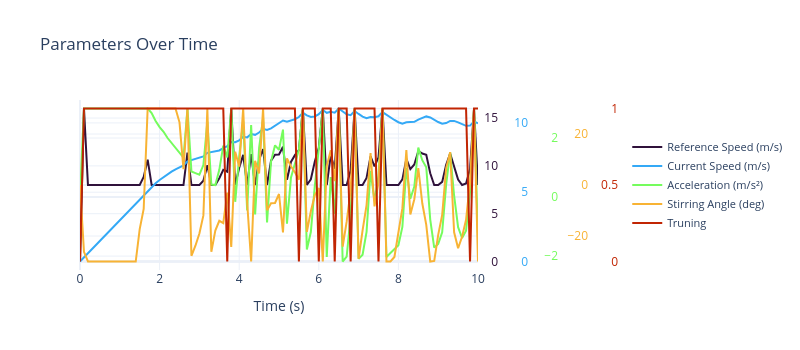
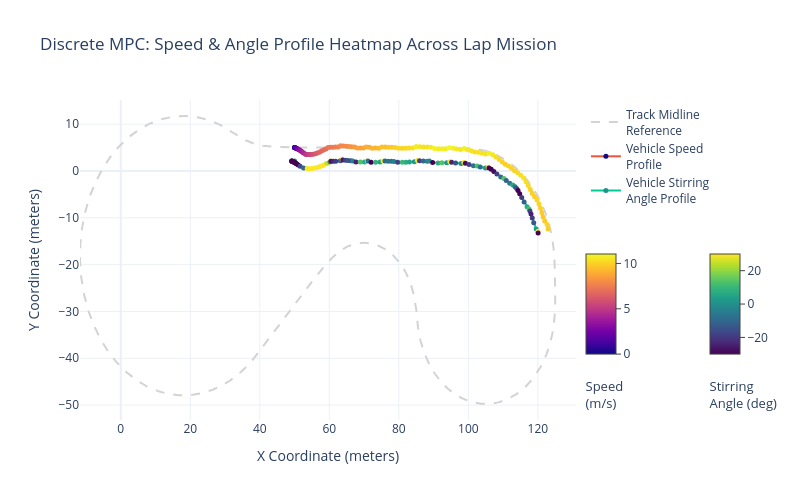

The notebook cell saved with these charts, in order:
### Code cell
ySeries=[v_ref_history, v_history, acc_history, delta_history, turning]
xSeries=[t_history for i in range(len(ySeries))]
names = ['Reference Speed (m/s)', 'Current Speed (m/s)',
         'Acceleration (m/s²)', 'Stirring Angle (deg)', 'Truning']
PlotSeriesPLY(xSeries,ySeries,names,xLabel='Time (s)',title='Parameters Over Time')
data = [x_mid, y_mid, x_history,y_history, t_history, delta_history, psi_history, v_history]
PlotMPCTracksPLY(data,width=800,height=500)

### Figure 1 — Plotly figure (JSON) as saved in the notebook; plotly's stock layout.template omitted (floating-point values rounded to 4 significant figures)
{"data": [{"line": {"color": "rgb(48, 18, 59)"}, "mode": "lines", "name": "Reference Speed (m/s)", "text": ["Reference Speed (m/s): 0.00 ", "Reference Speed (m/s): 16.00 ", "Reference Speed (m/s): 8.00 ", "Reference Speed (m/s): 8.00 ", "Reference Speed (m/s): 8.00 ", "Reference Speed (m/s): 8.00 ", "Reference Speed (m/s): 8.00 ", "Reference Speed (m/s): 8.00 ", "Reference Speed (m/s): 8.00 ", "Reference Speed (m/s): 8.00 ", "Reference Speed (m/s): 8.00 ", "Reference Speed (m/s): 8.00 ", "Reference Speed (m/s): 8.00 ", "Reference Speed (m/s): 8.00 ", "Reference Speed (m/s): 8.00 ", "Reference Speed (m/s): 8.00 ", "Reference Speed (m/s): 8.85 ", "Reference Speed (m/s): 10.65 ", "Reference Speed (m/s): 8.00 ", "Reference Speed (m/s): 8.00 ", "Reference Speed (m/s): 8.00 ", "Reference Speed (m/s): 8.00 ", "Reference Speed (m/s): 8.00 ", "Reference Speed (m/s): 8.00 ", "Reference Speed (m/s): 8.00 ", "Reference Speed (m/s): 8.00 ", "Reference Speed (m/s): 8.00 ", "Reference Speed (m/s): 11.38 ", "Reference Speed (m/s): 8.00 ", "Reference Speed (m/s): 8.00 ", "Reference Speed (m/s): 8.00 ", "Reference Speed (m/s): 8.45 ", "Reference Speed (m/s): 10.08 ", "Reference Speed (m/s): 8.00 ", "Reference Speed (m/s): 8.00 ", "Reference Speed (m/s): 8.71 ", "Reference Speed (m/s): 9.59 ", "Reference Speed (m/s): 9.39 ", "Reference Speed (m/s): 16.00 ", "Reference Speed (m/s): 8.00 ", "Reference Speed (m/s): 9.81 ", "Reference Speed (m/s): 11.15 ", "Reference Speed (m/s): 8.00 ", "Reference Speed (m/s): 11.22 ", "Reference Speed (m/s): 8.00 ", "Reference Speed (m/s): 10.63 ", "Reference Speed (m/s): 11.77 ", "Reference Speed (m/s): 8.00 ", "Reference Speed (m/s): 10.54 ", "Reference Speed (m/s): 11.16 ", "Reference Speed (m/s): 11.19 ", "Reference Speed (m/s): 11.99 ", "Reference Speed (m/s): 8.55 ", "Reference Speed (m/s): 10.41 ", "Reference Speed (m/s): 11.12 ", "Reference Speed (m/s): 11.65 ", "Reference Speed (m/s): 16.00 ", "Reference Speed (m/s): 8.00 ", "Reference Speed (m/s): 8.60 ", "Reference Speed (m/s): 10.45 ", "Reference Speed (m/s): 11.89 ", "Reference Speed (m/s): 16.00 ", "Reference Speed (m/s): 8.00 ", "Reference Speed (m/s): 11.11 ", "Reference Speed (m/s): 9.69 ", "Reference Speed (m/s): 16.00 ", "Reference Speed (m/s): 8.00 ", "Reference Speed (m/s): 8.00 ", "Reference Speed (m/s): 9.51 ", "Reference Speed (m/s): 16.00 ", "Reference Speed (m/s): 8.00 ", "Reference Speed (m/s): 8.00 ", "Reference Speed (m/s): 8.74 ", "Reference Speed (m/s): 11.00 ", "Reference Speed (m/s): 9.95 ", "Reference Speed (m/s): 10.89 ", "Reference Speed (m/s): 16.00 ", "Reference Speed (m/s): 8.00 ", "Reference Speed (m/s): 8.00 ", "Reference Speed (m/s): 8.00 ", "Reference Speed (m/s): 8.00 ", "Reference Speed (m/s): 8.59 ", "Reference Speed (m/s): 10.73 ", "Reference Speed (m/s): 9.67 ", "Reference Speed (m/s): 10.15 ", "Reference Speed (m/s): 11.53 ", "Reference Speed (m/s): 11.30 ", "Reference Speed (m/s): 11.16 ", "Reference Speed (m/s): 9.22 ", "Reference Speed (m/s): 8.00 ", "Reference Speed (m/s): 8.00 ", "Reference Speed (m/s): 8.32 ", "Reference Speed (m/s): 10.12 ", "Reference Speed (m/s): 11.29 ", "Reference Speed (m/s): 9.85 ", "Reference Speed (m/s): 8.56 ", "Reference Speed (m/s): 8.00 ", "Reference Speed (m/s): 8.16 ", "Reference Speed (m/s): 9.68 ", "Reference Speed (m/s): 16.00 ", "Reference Speed (m/s): 8.00 "], "type": "scatter", "x": [0.0, 0.1, 0.2, 0.3, 0.4, 0.5, 0.6, 0.7, 0.8, 0.9, 1.0, 1.1, 1.2, 1.3, 1.4, 1.5, 1.6, 1.7, 1.8, 1.9, 2.0, 2.1, 2.2, 2.3, 2.4, 2.5, 2.6, 2.7, 2.8, 2.9, 3.0, 3.1, 3.2, 3.3, 3.4, 3.5, 3.6, 3.7, 3.8, 3.9, 4.0, 4.1, 4.2, 4.3, 4.4, 4.5, 4.6, 4.7, 4.8, 4.9, 5.0, 5.1, 5.2, 5.3, 5.4, 5.5, 5.6, 5.7, 5.8, 5.9, 6.0, 6.1, 6.2, 6.3, 6.4, 6.5, 6.6, 6.7, 6.8, 6.9, 7.0, 7.1, 7.2, 7.3, 7.4, 7.5, 7.6, 7.7, 7.8, 7.9, 8.0, 8.1, 8.2, 8.3, 8.4, 8.5, 8.6, 8.7, 8.8, 8.9, 9.0, 9.1, 9.2, 9.3, 9.4, 9.5, 9.6, 9.7, 9.8, 9.9, 10.0], "y": [0.0, 16.0, 8.0, 8.0, 8.0, 8.0, 8.0, 8.0, 8.0, 8.0, 8.0, 8.0, 8.0, 8.0, 8.0, 8.0, 8.851, 10.65, 8.0, 8.0, 8.0, 8.0, 8.0, 8.0, 8.0, 8.0, 8.0, 11.38, 8.0, 8.0, 8.0, 8.454, 10.08, 8.0, 8.0, 8.713, 9.594, 9.391, 16.0, 8.0, 9.811, 11.15, 8.0, 11.22, 8.0, 10.63, 11.77, 8.0, 10.54, 11.16, 11.19, 11.99, 8.55, 10.41, 11.12, 11.65, 16.0, 8.0, 8.597, 10.45, 11.89, 16.0, 8.0, 11.11, 9.694, 16.0, 8.0, 8.0, 9.507, 16.0, 8.0, 8.0, 8.74, 11.0, 9.945, 10.89, 16.0, 8.0, 8.0, 8.0, 8.0, 8.589, 10.73, 9.671, 10.15, 11.53, 11.3, 11.16, 9.22, 8.0, 8.0, 8.324, 10.12, 11.29, 9.855, 8.561, 8.0, 8.164, 9.676, 16.0, 8.0], "yaxis": "y"}, {"line": {"color": "rgb(52, 169, 246)"}, "mode": "lines", "name": "Current Speed (m/s)", "text": ["Current Speed (m/s): 0.00 ", "Current Speed (m/s): 0.30 ", "Current Speed (m/s): 0.60 ", "Current Speed (m/s): 0.90 ", "Current Speed (m/s): 1.20 ", "Current Speed (m/s): 1.50 ", "Current Speed (m/s): 1.80 ", "Current Speed (m/s): 2.10 ", "Current Speed (m/s): 2.40 ", "Current Speed (m/s): 2.70 ", "Current Speed (m/s): 3.00 ", "Current Speed (m/s): 3.30 ", "Current Speed (m/s): 3.60 ", "Current Speed (m/s): 3.90 ", "Current Speed (m/s): 4.20 ", "Current Speed (m/s): 4.50 ", "Current Speed (m/s): 4.80 ", "Current Speed (m/s): 5.10 ", "Current Speed (m/s): 5.38 ", "Current Speed (m/s): 5.64 ", "Current Speed (m/s): 5.88 ", "Current Speed (m/s): 6.10 ", "Current Speed (m/s): 6.30 ", "Current Speed (m/s): 6.48 ", "Current Speed (m/s): 6.65 ", "Current Speed (m/s): 6.80 ", "Current Speed (m/s): 6.93 ", "Current Speed (m/s): 7.23 ", "Current Speed (m/s): 7.32 ", "Current Speed (m/s): 7.40 ", "Current Speed (m/s): 7.48 ", "Current Speed (m/s): 7.58 ", "Current Speed (m/s): 7.84 ", "Current Speed (m/s): 7.88 ", "Current Speed (m/s): 7.92 ", "Current Speed (m/s): 8.02 ", "Current Speed (m/s): 8.19 ", "Current Speed (m/s): 8.32 ", "Current Speed (m/s): 8.62 ", "Current Speed (m/s): 8.61 ", "Current Speed (m/s): 8.74 ", "Current Speed (m/s): 9.00 ", "Current Speed (m/s): 8.96 ", "Current Speed (m/s): 9.20 ", "Current Speed (m/s): 9.14 ", "Current Speed (m/s): 9.31 ", "Current Speed (m/s): 9.58 ", "Current Speed (m/s): 9.49 ", "Current Speed (m/s): 9.61 ", "Current Speed (m/s): 9.79 ", "Current Speed (m/s): 9.95 ", "Current Speed (m/s): 10.18 ", "Current Speed (m/s): 10.09 ", "Current Speed (m/s): 10.15 ", "Current Speed (m/s): 10.27 ", "Current Speed (m/s): 10.43 ", "Current Speed (m/s): 10.73 ", "Current Speed (m/s): 10.55 ", "Current Speed (m/s): 10.43 ", "Current Speed (m/s): 10.47 ", "Current Speed (m/s): 10.63 ", "Current Speed (m/s): 10.93 ", "Current Speed (m/s): 10.73 ", "Current Speed (m/s): 10.80 ", "Current Speed (m/s): 10.74 ", "Current Speed (m/s): 11.04 ", "Current Speed (m/s): 10.82 ", "Current Speed (m/s): 10.62 ", "Current Speed (m/s): 10.56 ", "Current Speed (m/s): 10.86 ", "Current Speed (m/s): 10.65 ", "Current Speed (m/s): 10.45 ", "Current Speed (m/s): 10.33 ", "Current Speed (m/s): 10.42 ", "Current Speed (m/s): 10.41 ", "Current Speed (m/s): 10.48 ", "Current Speed (m/s): 10.78 ", "Current Speed (m/s): 10.58 ", "Current Speed (m/s): 10.39 ", "Current Speed (m/s): 10.21 ", "Current Speed (m/s): 10.05 ", "Current Speed (m/s): 9.95 ", "Current Speed (m/s): 10.05 ", "Current Speed (m/s): 10.04 ", "Current Speed (m/s): 10.08 ", "Current Speed (m/s): 10.24 ", "Current Speed (m/s): 10.37 ", "Current Speed (m/s): 10.47 ", "Current Speed (m/s): 10.39 ", "Current Speed (m/s): 10.22 ", "Current Speed (m/s): 10.06 ", "Current Speed (m/s): 9.94 ", "Current Speed (m/s): 9.99 ", "Current Speed (m/s): 10.14 ", "Current Speed (m/s): 10.14 ", "Current Speed (m/s): 10.04 ", "Current Speed (m/s): 9.90 ", "Current Speed (m/s): 9.79 ", "Current Speed (m/s): 9.81 ", "Current Speed (m/s): 10.11 ", "Current Speed (m/s): 9.97 "], "type": "scatter", "x": [0.0, 0.1, 0.2, 0.3, 0.4, 0.5, 0.6, 0.7, 0.8, 0.9, 1.0, 1.1, 1.2, 1.3, 1.4, 1.5, 1.6, 1.7, 1.8, 1.9, 2.0, 2.1, 2.2, 2.3, 2.4, 2.5, 2.6, 2.7, 2.8, 2.9, 3.0, 3.1, 3.2, 3.3, 3.4, 3.5, 3.6, 3.7, 3.8, 3.9, 4.0, 4.1, 4.2, 4.3, 4.4, 4.5, 4.6, 4.7, 4.8, 4.9, 5.0, 5.1, 5.2, 5.3, 5.4, 5.5, 5.6, 5.7, 5.8, 5.9, 6.0, 6.1, 6.2, 6.3, 6.4, 6.5, 6.6, 6.7, 6.8, 6.9, 7.0, 7.1, 7.2, 7.3, 7.4, 7.5, 7.6, 7.7, 7.8, 7.9, 8.0, 8.1, 8.2, 8.3, 8.4, 8.5, 8.6, 8.7, 8.8, 8.9, 9.0, 9.1, 9.2, 9.3, 9.4, 9.5, 9.6, 9.7, 9.8, 9.9, 10.0], "y": [0.0, 0.3, 0.6, 0.9, 1.2, 1.5, 1.8, 2.1, 2.4, 2.7, 3.0, 3.3, 3.6, 3.9, 4.2, 4.5, 4.8, 5.1, 5.385, 5.643, 5.88, 6.101, 6.301, 6.484, 6.65, 6.798, 6.932, 7.232, 7.319, 7.4, 7.476, 7.584, 7.84, 7.882, 7.923, 8.015, 8.189, 8.324, 8.624, 8.607, 8.744, 9.003, 8.957, 9.201, 9.142, 9.309, 9.576, 9.49, 9.611, 9.787, 9.947, 10.18, 10.09, 10.15, 10.27, 10.43, 10.73, 10.55, 10.43, 10.47, 10.63, 10.93, 10.73, 10.8, 10.74, 11.04, 10.82, 10.62, 10.56, 10.86, 10.65, 10.45, 10.33, 10.42, 10.41, 10.48, 10.78, 10.58, 10.39, 10.21, 10.05, 9.949, 10.05, 10.04, 10.08, 10.24, 10.37, 10.47, 10.39, 10.22, 10.06, 9.945, 9.988, 10.14, 10.14, 10.04, 9.904, 9.79, 9.808, 10.11, 9.97], "yaxis": "y2"}, {"line": {"color": "rgb(117, 252, 93)"}, "mode": "lines", "name": "Acceleration (m/s²)", "text": ["Acceleration (m/s²): 0.00 ", "Acceleration (m/s²): 3.00 ", "Acceleration (m/s²): 3.00 ", "Acceleration (m/s²): 3.00 ", "Acceleration (m/s²): 3.00 ", "Acceleration (m/s²): 3.00 ", "Acceleration (m/s²): 3.00 ", "Acceleration (m/s²): 3.00 ", "Acceleration (m/s²): 3.00 ", "Acceleration (m/s²): 3.00 ", "Acceleration (m/s²): 3.00 ", "Acceleration (m/s²): 3.00 ", "Acceleration (m/s²): 3.00 ", "Acceleration (m/s²): 3.00 ", "Acceleration (m/s²): 3.00 ", "Acceleration (m/s²): 3.00 ", "Acceleration (m/s²): 3.00 ", "Acceleration (m/s²): 3.00 ", "Acceleration (m/s²): 2.85 ", "Acceleration (m/s²): 2.58 ", "Acceleration (m/s²): 2.37 ", "Acceleration (m/s²): 2.21 ", "Acceleration (m/s²): 2.00 ", "Acceleration (m/s²): 1.83 ", "Acceleration (m/s²): 1.66 ", "Acceleration (m/s²): 1.49 ", "Acceleration (m/s²): 1.33 ", "Acceleration (m/s²): 3.00 ", "Acceleration (m/s²): 0.87 ", "Acceleration (m/s²): 0.81 ", "Acceleration (m/s²): 0.76 ", "Acceleration (m/s²): 1.09 ", "Acceleration (m/s²): 2.55 ", "Acceleration (m/s²): 0.42 ", "Acceleration (m/s²): 0.41 ", "Acceleration (m/s²): 0.92 ", "Acceleration (m/s²): 1.74 ", "Acceleration (m/s²): 1.34 ", "Acceleration (m/s²): 3.00 ", "Acceleration (m/s²): -0.16 ", "Acceleration (m/s²): 1.37 ", "Acceleration (m/s²): 2.58 ", "Acceleration (m/s²): -0.46 ", "Acceleration (m/s²): 2.44 ", "Acceleration (m/s²): -0.59 ", "Acceleration (m/s²): 1.67 ", "Acceleration (m/s²): 2.68 ", "Acceleration (m/s²): -0.86 ", "Acceleration (m/s²): 1.21 ", "Acceleration (m/s²): 1.75 ", "Acceleration (m/s²): 1.60 ", "Acceleration (m/s²): 2.28 ", "Acceleration (m/s²): -0.90 ", "Acceleration (m/s²): 0.65 ", "Acceleration (m/s²): 1.16 ", "Acceleration (m/s²): 1.61 ", "Acceleration (m/s²): 3.00 ", "Acceleration (m/s²): -1.78 ", "Acceleration (m/s²): -1.19 ", "Acceleration (m/s²): 0.39 ", "Acceleration (m/s²): 1.64 ", "Acceleration (m/s²): 3.00 ", "Acceleration (m/s²): -2.03 ", "Acceleration (m/s²): 0.67 ", "Acceleration (m/s²): -0.57 ", "Acceleration (m/s²): 3.00 ", "Acceleration (m/s²): -2.18 ", "Acceleration (m/s²): -2.02 ", "Acceleration (m/s²): -0.64 ", "Acceleration (m/s²): 3.00 ", "Acceleration (m/s²): -2.09 ", "Acceleration (m/s²): -1.95 ", "Acceleration (m/s²): -1.18 ", "Acceleration (m/s²): 0.89 ", "Acceleration (m/s²): -0.14 ", "Acceleration (m/s²): 0.71 ", "Acceleration (m/s²): 3.00 ", "Acceleration (m/s²): -2.03 ", "Acceleration (m/s²): -1.89 ", "Acceleration (m/s²): -1.76 ", "Acceleration (m/s²): -1.63 ", "Acceleration (m/s²): -1.01 ", "Acceleration (m/s²): 0.98 ", "Acceleration (m/s²): -0.06 ", "Acceleration (m/s²): 0.36 ", "Acceleration (m/s²): 1.67 ", "Acceleration (m/s²): 1.25 ", "Acceleration (m/s²): 1.01 ", "Acceleration (m/s²): -0.76 ", "Acceleration (m/s²): -1.71 ", "Acceleration (m/s²): -1.58 ", "Acceleration (m/s²): -1.19 ", "Acceleration (m/s²): 0.43 ", "Acceleration (m/s²): 1.52 ", "Acceleration (m/s²): 0.04 ", "Acceleration (m/s²): -1.02 ", "Acceleration (m/s²): -1.39 ", "Acceleration (m/s²): -1.14 ", "Acceleration (m/s²): 0.18 ", "Acceleration (m/s²): 3.00 ", "Acceleration (m/s²): -1.38 "], "type": "scatter", "x": [0.0, 0.1, 0.2, 0.3, 0.4, 0.5, 0.6, 0.7, 0.8, 0.9, 1.0, 1.1, 1.2, 1.3, 1.4, 1.5, 1.6, 1.7, 1.8, 1.9, 2.0, 2.1, 2.2, 2.3, 2.4, 2.5, 2.6, 2.7, 2.8, 2.9, 3.0, 3.1, 3.2, 3.3, 3.4, 3.5, 3.6, 3.7, 3.8, 3.9, 4.0, 4.1, 4.2, 4.3, 4.4, 4.5, 4.6, 4.7, 4.8, 4.9, 5.0, 5.1, 5.2, 5.3, 5.4, 5.5, 5.6, 5.7, 5.8, 5.9, 6.0, 6.1, 6.2, 6.3, 6.4, 6.5, 6.6, 6.7, 6.8, 6.9, 7.0, 7.1, 7.2, 7.3, 7.4, 7.5, 7.6, 7.7, 7.8, 7.9, 8.0, 8.1, 8.2, 8.3, 8.4, 8.5, 8.6, 8.7, 8.8, 8.9, 9.0, 9.1, 9.2, 9.3, 9.4, 9.5, 9.6, 9.7, 9.8, 9.9, 10.0], "y": [0.0, 3.0, 3.0, 3.0, 3.0, 3.0, 3.0, 3.0, 3.0, 3.0, 3.0, 3.0, 3.0, 3.0, 3.0, 3.0, 3.0, 3.0, 2.848, 2.577, 2.371, 2.211, 2.0, 1.828, 1.661, 1.486, 1.334, 3.0, 0.8679, 0.8127, 0.7582, 1.086, 2.554, 0.4245, 0.4074, 0.9231, 1.741, 1.344, 3.0, -0.161, 1.368, 2.585, -0.4556, 2.438, -0.5927, 1.67, 2.677, -0.861, 1.208, 1.754, 1.602, 2.283, -0.9, 0.6529, 1.161, 1.606, 3.0, -1.779, -1.185, 0.3857, 1.637, 3.0, -2.026, 0.6749, -0.5674, 3.0, -2.183, -2.02, -0.6373, 3.0, -2.092, -1.954, -1.179, 0.8892, -0.1386, 0.7137, 3.0, -2.028, -1.892, -1.76, -1.63, -1.009, 0.9782, -0.05863, 0.3568, 1.675, 1.249, 1.009, -0.7622, -1.714, -1.585, -1.194, 0.4308, 1.522, 0.04466, -1.019, -1.387, -1.138, 0.1793, 3.0, -1.378], "yaxis": "y3"}, {"line": {"color": "rgb(248, 179, 52)"}, "mode": "lines", "name": "Stirring Angle (deg)", "text": ["Stirring Angle (deg): 0.00 ", "Stirring Angle (deg): -26.21 ", "Stirring Angle (deg): -30.00 ", "Stirring Angle (deg): -30.00 ", "Stirring Angle (deg): -30.00 ", "Stirring Angle (deg): -30.00 ", "Stirring Angle (deg): -30.00 ", "Stirring Angle (deg): -30.00 ", "Stirring Angle (deg): -30.00 ", "Stirring Angle (deg): -30.00 ", "Stirring Angle (deg): -30.00 ", "Stirring Angle (deg): -30.00 ", "Stirring Angle (deg): -30.00 ", "Stirring Angle (deg): -30.00 ", "Stirring Angle (deg): -30.00 ", "Stirring Angle (deg): -17.28 ", "Stirring Angle (deg): -9.41 ", "Stirring Angle (deg): 30.00 ", "Stirring Angle (deg): 30.00 ", "Stirring Angle (deg): 30.00 ", "Stirring Angle (deg): 30.00 ", "Stirring Angle (deg): 30.00 ", "Stirring Angle (deg): 30.00 ", "Stirring Angle (deg): 30.00 ", "Stirring Angle (deg): 30.00 ", "Stirring Angle (deg): 24.58 ", "Stirring Angle (deg): 6.22 ", "Stirring Angle (deg): 30.00 ", "Stirring Angle (deg): -27.78 ", "Stirring Angle (deg): -23.80 ", "Stirring Angle (deg): -19.01 ", "Stirring Angle (deg): -11.92 ", "Stirring Angle (deg): 30.00 ", "Stirring Angle (deg): -26.20 ", "Stirring Angle (deg): -17.88 ", "Stirring Angle (deg): -14.02 ", "Stirring Angle (deg): -14.91 ", "Stirring Angle (deg): -2.95 ", "Stirring Angle (deg): -24.26 ", "Stirring Angle (deg): 13.08 ", "Stirring Angle (deg): 7.22 ", "Stirring Angle (deg): 30.00 ", "Stirring Angle (deg): -6.89 ", "Stirring Angle (deg): -30.00 ", "Stirring Angle (deg): 9.49 ", "Stirring Angle (deg): 4.52 ", "Stirring Angle (deg): 30.00 ", "Stirring Angle (deg): -9.88 ", "Stirring Angle (deg): -7.17 ", "Stirring Angle (deg): -7.06 ", "Stirring Angle (deg): -3.54 ", "Stirring Angle (deg): -18.60 ", "Stirring Angle (deg): 10.44 ", "Stirring Angle (deg): 7.35 ", "Stirring Angle (deg): 5.02 ", "Stirring Angle (deg): 2.08 ", "Stirring Angle (deg): 30.00 ", "Stirring Angle (deg): -18.39 ", "Stirring Angle (deg): -10.29 ", "Stirring Angle (deg): -4.00 ", "Stirring Angle (deg): -1.19 ", "Stirring Angle (deg): -30.00 ", "Stirring Angle (deg): 7.40 ", "Stirring Angle (deg): 13.59 ", "Stirring Angle (deg): 1.49 ", "Stirring Angle (deg): 30.00 ", "Stirring Angle (deg): -24.19 ", "Stirring Angle (deg): -14.41 ", "Stirring Angle (deg): -2.18 ", "Stirring Angle (deg): 30.00 ", "Stirring Angle (deg): -28.95 ", "Stirring Angle (deg): -17.76 ", "Stirring Angle (deg): -7.89 ", "Stirring Angle (deg): 12.49 ", "Stirring Angle (deg): -8.36 ", "Stirring Angle (deg): 1.04 ", "Stirring Angle (deg): 30.00 ", "Stirring Angle (deg): -30.00 ", "Stirring Angle (deg): -30.00 ", "Stirring Angle (deg): -28.23 ", "Stirring Angle (deg): -18.42 ", "Stirring Angle (deg): -9.07 ", "Stirring Angle (deg): 13.69 ", "Stirring Angle (deg): -11.58 ", "Stirring Angle (deg): -5.58 ", "Stirring Angle (deg): 6.58 ", "Stirring Angle (deg): -7.17 ", "Stirring Angle (deg): -15.66 ", "Stirring Angle (deg): -30.00 ", "Stirring Angle (deg): -29.79 ", "Stirring Angle (deg): -19.58 ", "Stirring Angle (deg): -11.71 ", "Stirring Angle (deg): 6.61 ", "Stirring Angle (deg): 12.89 ", "Stirring Angle (deg): -18.55 ", "Stirring Angle (deg): -24.80 ", "Stirring Angle (deg): -20.28 ", "Stirring Angle (deg): -13.67 ", "Stirring Angle (deg): 1.23 ", "Stirring Angle (deg): 30.00 ", "Stirring Angle (deg): -30.00 "], "type": "scatter", "x": [0.0, 0.1, 0.2, 0.3, 0.4, 0.5, 0.6, 0.7, 0.8, 0.9, 1.0, 1.1, 1.2, 1.3, 1.4, 1.5, 1.6, 1.7, 1.8, 1.9, 2.0, 2.1, 2.2, 2.3, 2.4, 2.5, 2.6, 2.7, 2.8, 2.9, 3.0, 3.1, 3.2, 3.3, 3.4, 3.5, 3.6, 3.7, 3.8, 3.9, 4.0, 4.1, 4.2, 4.3, 4.4, 4.5, 4.6, 4.7, 4.8, 4.9, 5.0, 5.1, 5.2, 5.3, 5.4, 5.5, 5.6, 5.7, 5.8, 5.9, 6.0, 6.1, 6.2, 6.3, 6.4, 6.5, 6.6, 6.7, 6.8, 6.9, 7.0, 7.1, 7.2, 7.3, 7.4, 7.5, 7.6, 7.7, 7.8, 7.9, 8.0, 8.1, 8.2, 8.3, 8.4, 8.5, 8.6, 8.7, 8.8, 8.9, 9.0, 9.1, 9.2, 9.3, 9.4, 9.5, 9.6, 9.7, 9.8, 9.9, 10.0], "y": [0.0, -26.21, -30.0, -30.0, -30.0, -30.0, -30.0, -30.0, -30.0, -30.0, -30.0, -30.0, -30.0, -30.0, -30.0, -17.28, -9.411, 30.0, 30.0, 30.0, 30.0, 30.0, 30.0, 30.0, 30.0, 24.58, 6.224, 30.0, -27.78, -23.8, -19.01, -11.92, 30.0, -26.2, -17.88, -14.02, -14.91, -2.949, -24.26, 13.08, 7.216, 30.0, -6.892, -30.0, 9.486, 4.523, 30.0, -9.882, -7.172, -7.062, -3.537, -18.6, 10.44, 7.354, 5.02, 2.077, 30.0, -18.39, -10.29, -3.998, -1.191, -30.0, 7.401, 13.59, 1.485, 30.0, -24.19, -14.41, -2.183, 30.0, -28.95, -17.76, -7.89, 12.49, -8.359, 1.039, 30.0, -30.0, -30.0, -28.23, -18.42, -9.07, 13.69, -11.58, -5.577, 6.579, -7.168, -15.66, -30.0, -29.79, -19.58, -11.71, 6.614, 12.89, -18.55, -24.8, -20.28, -13.67, 1.229, 30.0, -30.0], "yaxis": "y4"}, {"line": {"color": "rgb(193, 37, 3)"}, "mode": "lines", "name": "Truning", "text": ["Truning: 0.00 ", "Truning: 1.00 ", "Truning: 1.00 ", "Truning: 1.00 ", "Truning: 1.00 ", "Truning: 1.00 ", "Truning: 1.00 ", "Truning: 1.00 ", "Truning: 1.00 ", "Truning: 1.00 ", "Truning: 1.00 ", "Truning: 1.00 ", "Truning: 1.00 ", "Truning: 1.00 ", "Truning: 1.00 ", "Truning: 1.00 ", "Truning: 1.00 ", "Truning: 1.00 ", "Truning: 1.00 ", "Truning: 1.00 ", "Truning: 1.00 ", "Truning: 1.00 ", "Truning: 1.00 ", "Truning: 1.00 ", "Truning: 1.00 ", "Truning: 1.00 ", "Truning: 1.00 ", "Truning: 1.00 ", "Truning: 1.00 ", "Truning: 1.00 ", "Truning: 1.00 ", "Truning: 1.00 ", "Truning: 1.00 ", "Truning: 1.00 ", "Truning: 1.00 ", "Truning: 1.00 ", "Truning: 1.00 ", "Truning: 0.00 ", "Truning: 1.00 ", "Truning: 1.00 ", "Truning: 1.00 ", "Truning: 1.00 ", "Truning: 1.00 ", "Truning: 1.00 ", "Truning: 1.00 ", "Truning: 1.00 ", "Truning: 1.00 ", "Truning: 1.00 ", "Truning: 1.00 ", "Truning: 1.00 ", "Truning: 1.00 ", "Truning: 1.00 ", "Truning: 1.00 ", "Truning: 1.00 ", "Truning: 1.00 ", "Truning: 0.00 ", "Truning: 1.00 ", "Truning: 1.00 ", "Truning: 1.00 ", "Truning: 1.00 ", "Truning: 0.00 ", "Truning: 1.00 ", "Truning: 1.00 ", "Truning: 1.00 ", "Truning: 0.00 ", "Truning: 1.00 ", "Truning: 1.00 ", "Truning: 1.00 ", "Truning: 0.00 ", "Truning: 1.00 ", "Truning: 1.00 ", "Truning: 1.00 ", "Truning: 1.00 ", "Truning: 1.00 ", "Truning: 1.00 ", "Truning: 0.00 ", "Truning: 1.00 ", "Truning: 1.00 ", "Truning: 1.00 ", "Truning: 1.00 ", "Truning: 1.00 ", "Truning: 1.00 ", "Truning: 1.00 ", "Truning: 1.00 ", "Truning: 1.00 ", "Truning: 1.00 ", "Truning: 1.00 ", "Truning: 1.00 ", "Truning: 1.00 ", "Truning: 1.00 ", "Truning: 1.00 ", "Truning: 1.00 ", "Truning: 1.00 ", "Truning: 1.00 ", "Truning: 1.00 ", "Truning: 1.00 ", "Truning: 1.00 ", "Truning: 1.00 ", "Truning: 0.00 ", "Truning: 1.00 ", "Truning: 1.00 "], "type": "scatter", "x": [0.0, 0.1, 0.2, 0.3, 0.4, 0.5, 0.6, 0.7, 0.8, 0.9, 1.0, 1.1, 1.2, 1.3, 1.4, 1.5, 1.6, 1.7, 1.8, 1.9, 2.0, 2.1, 2.2, 2.3, 2.4, 2.5, 2.6, 2.7, 2.8, 2.9, 3.0, 3.1, 3.2, 3.3, 3.4, 3.5, 3.6, 3.7, 3.8, 3.9, 4.0, 4.1, 4.2, 4.3, 4.4, 4.5, 4.6, 4.7, 4.8, 4.9, 5.0, 5.1, 5.2, 5.3, 5.4, 5.5, 5.6, 5.7, 5.8, 5.9, 6.0, 6.1, 6.2, 6.3, 6.4, 6.5, 6.6, 6.7, 6.8, 6.9, 7.0, 7.1, 7.2, 7.3, 7.4, 7.5, 7.6, 7.7, 7.8, 7.9, 8.0, 8.1, 8.2, 8.3, 8.4, 8.5, 8.6, 8.7, 8.8, 8.9, 9.0, 9.1, 9.2, 9.3, 9.4, 9.5, 9.6, 9.7, 9.8, 9.9, 10.0], "y": [0, 1, 1, 1, 1, 1, 1, 1, 1, 1, 1, 1, 1, 1, 1, 1, 1, 1, 1, 1, 1, 1, 1, 1, 1, 1, 1, 1, 1, 1, 1, 1, 1, 1, 1, 1, 1, 0, 1, 1, 1, 1, 1, 1, 1, 1, 1, 1, 1, 1, 1, 1, 1, 1, 1, 0, 1, 1, 1, 1, 0, 1, 1, 1, 0, 1, 1, 1, 0, 1, 1, 1, 1, 1, 1, 0, 1, 1, 1, 1, 1, 1, 1, 1, 1, 1, 1, 1, 1, 1, 1, 1, 1, 1, 1, 1, 1, 1, 0, 1, 1], "yaxis": "y5"}], "layout": {"height": 350, "legend": {"font": {"size": 11}, "x": 1.375, "xanchor": "left", "y": 0.5, "yanchor": "middle"}, "title": {"text": "Parameters Over Time"}, "width": 800, "xaxis": {"title": {"text": "Time (s)"}}, "yaxis": {"anchor": "free", "position": 1, "shift": 20, "side": "left", "tickfont": {"color": "rgb(48, 18, 59)"}}, "yaxis2": {"anchor": "free", "automargin": true, "overlaying": "y", "position": 1, "shift": 50, "side": "left", "tickfont": {"color": "rgb(52, 169, 246)"}}, "yaxis3": {"anchor": "free", "automargin": true, "overlaying": "y", "position": 1, "shift": 80, "side": "left", "tickfont": {"color": "rgb(117, 252, 93)"}}, "yaxis4": {"anchor": "free", "automargin": true, "overlaying": "y", "position": 1, "shift": 110, "side": "left", "tickfont": {"color": "rgb(248, 179, 52)"}}, "yaxis5": {"anchor": "free", "automargin": true, "overlaying": "y", "position": 1, "shift": 140, "side": "left", "tickfont": {"color": "rgb(193, 37, 3)"}}}}

### Figure 2 — Plotly figure (JSON) as saved in the notebook; plotly's stock layout.template omitted (floating-point values rounded to 4 significant figures; data arrays with more than 128 entries replaced by an {"elided": "..."} marker saying what was removed)
{"data": [{"line": {"color": "lightgray", "dash": "dash", "width": 2}, "mode": "lines", "name": "Track Midline<br>Reference", "type": "scatter", "x": {"elided": "5000 float values"}, "y": {"elided": "5000 float values"}}, {"hoverinfo": "text+x+y", "marker": {"cmax": 11.04, "cmin": 0, "color": [0.0, 0.3, 0.6, 0.9, 1.2, 1.5, 1.8, 2.1, 2.4, 2.7, 3.0, 3.3, 3.6, 3.9, 4.2, 4.5, 4.8, 5.1, 5.385, 5.643, 5.88, 6.101, 6.301, 6.484, 6.65, 6.798, 6.932, 7.232, 7.319, 7.4, 7.476, 7.584, 7.84, 7.882, 7.923, 8.015, 8.189, 8.324, 8.624, 8.607, 8.744, 9.003, 8.957, 9.201, 9.142, 9.309, 9.576, 9.49, 9.611, 9.787, 9.947, 10.18, 10.09, 10.15, 10.27, 10.43, 10.73, 10.55, 10.43, 10.47, 10.63, 10.93, 10.73, 10.8, 10.74, 11.04, 10.82, 10.62, 10.56, 10.86, 10.65, 10.45, 10.33, 10.42, 10.41, 10.48, 10.78, 10.58, 10.39, 10.21, 10.05, 9.949, 10.05, 10.04, 10.08, 10.24, 10.37, 10.47, 10.39, 10.22, 10.06, 9.945, 9.988, 10.14, 10.14, 10.04, 9.904, 9.79, 9.808, 10.11, 9.97], "colorbar": {"len": 0.5, "ticks": "outside", "title": {"font": {"size": 13}, "side": "bottom", "text": "Speed<br>(m/s)"}, "x": 1, "y": 0.3, "yanchor": "middle"}, "colorscale": [[0, "#0d0887"], [0.1111, "#46039f"], [0.2222, "#7201a8"], [0.3333, "#9c179e"], [0.4444, "#bd3786"], [0.5556, "#d8576b"], [0.6667, "#ed7953"], [0.7778, "#fb9f3a"], [0.8889, "#fdca26"], [1, "#f0f921"]], "showscale": true, "size": 5}, "mode": "lines+markers", "name": "Vehicle Speed<br>Profile", "text": ["Time Instant: 0.00 s <br> Stirring Angle: 0.00°<br> Speed: 0.00 m/s", "Time Instant: 0.10 s <br> Stirring Angle: -26.21°<br> Speed: 0.30 m/s", "Time Instant: 0.20 s <br> Stirring Angle: -30.00°<br> Speed: 0.60 m/s", "Time Instant: 0.30 s <br> Stirring Angle: -30.00°<br> Speed: 0.90 m/s", "Time Instant: 0.40 s <br> Stirring Angle: -30.00°<br> Speed: 1.20 m/s", "Time Instant: 0.50 s <br> Stirring Angle: -30.00°<br> Speed: 1.50 m/s", "Time Instant: 0.60 s <br> Stirring Angle: -30.00°<br> Speed: 1.80 m/s", "Time Instant: 0.70 s <br> Stirring Angle: -30.00°<br> Speed: 2.10 m/s", "Time Instant: 0.80 s <br> Stirring Angle: -30.00°<br> Speed: 2.40 m/s", "Time Instant: 0.90 s <br> Stirring Angle: -30.00°<br> Speed: 2.70 m/s", "Time Instant: 1.00 s <br> Stirring Angle: -30.00°<br> Speed: 3.00 m/s", "Time Instant: 1.10 s <br> Stirring Angle: -30.00°<br> Speed: 3.30 m/s", "Time Instant: 1.20 s <br> Stirring Angle: -30.00°<br> Speed: 3.60 m/s", "Time Instant: 1.30 s <br> Stirring Angle: -30.00°<br> Speed: 3.90 m/s", "Time Instant: 1.40 s <br> Stirring Angle: -30.00°<br> Speed: 4.20 m/s", "Time Instant: 1.50 s <br> Stirring Angle: -17.28°<br> Speed: 4.50 m/s", "Time Instant: 1.60 s <br> Stirring Angle: -9.41°<br> Speed: 4.80 m/s", "Time Instant: 1.70 s <br> Stirring Angle: 30.00°<br> Speed: 5.10 m/s", "Time Instant: 1.80 s <br> Stirring Angle: 30.00°<br> Speed: 5.38 m/s", "Time Instant: 1.90 s <br> Stirring Angle: 30.00°<br> Speed: 5.64 m/s", "Time Instant: 2.00 s <br> Stirring Angle: 30.00°<br> Speed: 5.88 m/s", "Time Instant: 2.10 s <br> Stirring Angle: 30.00°<br> Speed: 6.10 m/s", "Time Instant: 2.20 s <br> Stirring Angle: 30.00°<br> Speed: 6.30 m/s", "Time Instant: 2.30 s <br> Stirring Angle: 30.00°<br> Speed: 6.48 m/s", "Time Instant: 2.40 s <br> Stirring Angle: 30.00°<br> Speed: 6.65 m/s", "Time Instant: 2.50 s <br> Stirring Angle: 24.58°<br> Speed: 6.80 m/s", "Time Instant: 2.60 s <br> Stirring Angle: 6.22°<br> Speed: 6.93 m/s", "Time Instant: 2.70 s <br> Stirring Angle: 30.00°<br> Speed: 7.23 m/s", "Time Instant: 2.80 s <br> Stirring Angle: -27.78°<br> Speed: 7.32 m/s", "Time Instant: 2.90 s <br> Stirring Angle: -23.80°<br> Speed: 7.40 m/s", "Time Instant: 3.00 s <br> Stirring Angle: -19.01°<br> Speed: 7.48 m/s", "Time Instant: 3.10 s <br> Stirring Angle: -11.92°<br> Speed: 7.58 m/s", "Time Instant: 3.20 s <br> Stirring Angle: 30.00°<br> Speed: 7.84 m/s", "Time Instant: 3.30 s <br> Stirring Angle: -26.20°<br> Speed: 7.88 m/s", "Time Instant: 3.40 s <br> Stirring Angle: -17.88°<br> Speed: 7.92 m/s", "Time Instant: 3.50 s <br> Stirring Angle: -14.02°<br> Speed: 8.02 m/s", "Time Instant: 3.60 s <br> Stirring Angle: -14.91°<br> Speed: 8.19 m/s", "Time Instant: 3.70 s <br> Stirring Angle: -2.95°<br> Speed: 8.32 m/s", "Time Instant: 3.80 s <br> Stirring Angle: -24.26°<br> Speed: 8.62 m/s", "Time Instant: 3.90 s <br> Stirring Angle: 13.08°<br> Speed: 8.61 m/s", "Time Instant: 4.00 s <br> Stirring Angle: 7.22°<br> Speed: 8.74 m/s", "Time Instant: 4.10 s <br> Stirring Angle: 30.00°<br> Speed: 9.00 m/s", "Time Instant: 4.20 s <br> Stirring Angle: -6.89°<br> Speed: 8.96 m/s", "Time Instant: 4.30 s <br> Stirring Angle: -30.00°<br> Speed: 9.20 m/s", "Time Instant: 4.40 s <br> Stirring Angle: 9.49°<br> Speed: 9.14 m/s", "Time Instant: 4.50 s <br> Stirring Angle: 4.52°<br> Speed: 9.31 m/s", "Time Instant: 4.60 s <br> Stirring Angle: 30.00°<br> Speed: 9.58 m/s", "Time Instant: 4.70 s <br> Stirring Angle: -9.88°<br> Speed: 9.49 m/s", "Time Instant: 4.80 s <br> Stirring Angle: -7.17°<br> Speed: 9.61 m/s", "Time Instant: 4.90 s <br> Stirring Angle: -7.06°<br> Speed: 9.79 m/s", "Time Instant: 5.00 s <br> Stirring Angle: -3.54°<br> Speed: 9.95 m/s", "Time Instant: 5.10 s <br> Stirring Angle: -18.60°<br> Speed: 10.18 m/s", "Time Instant: 5.20 s <br> Stirring Angle: 10.44°<br> Speed: 10.09 m/s", "Time Instant: 5.30 s <br> Stirring Angle: 7.35°<br> Speed: 10.15 m/s", "Time Instant: 5.40 s <br> Stirring Angle: 5.02°<br> Speed: 10.27 m/s", "Time Instant: 5.50 s <br> Stirring Angle: 2.08°<br> Speed: 10.43 m/s", "Time Instant: 5.60 s <br> Stirring Angle: 30.00°<br> Speed: 10.73 m/s", "Time Instant: 5.70 s <br> Stirring Angle: -18.39°<br> Speed: 10.55 m/s", "Time Instant: 5.80 s <br> Stirring Angle: -10.29°<br> Speed: 10.43 m/s", "Time Instant: 5.90 s <br> Stirring Angle: -4.00°<br> Speed: 10.47 m/s", "Time Instant: 6.00 s <br> Stirring Angle: -1.19°<br> Speed: 10.63 m/s", "Time Instant: 6.10 s <br> Stirring Angle: -30.00°<br> Speed: 10.93 m/s", "Time Instant: 6.20 s <br> Stirring Angle: 7.40°<br> Speed: 10.73 m/s", "Time Instant: 6.30 s <br> Stirring Angle: 13.59°<br> Speed: 10.80 m/s", "Time Instant: 6.40 s <br> Stirring Angle: 1.49°<br> Speed: 10.74 m/s", "Time Instant: 6.50 s <br> Stirring Angle: 30.00°<br> Speed: 11.04 m/s", "Time Instant: 6.60 s <br> Stirring Angle: -24.19°<br> Speed: 10.82 m/s", "Time Instant: 6.70 s <br> Stirring Angle: -14.41°<br> Speed: 10.62 m/s", "Time Instant: 6.80 s <br> Stirring Angle: -2.18°<br> Speed: 10.56 m/s", "Time Instant: 6.90 s <br> Stirring Angle: 30.00°<br> Speed: 10.86 m/s", "Time Instant: 7.00 s <br> Stirring Angle: -28.95°<br> Speed: 10.65 m/s", "Time Instant: 7.10 s <br> Stirring Angle: -17.76°<br> Speed: 10.45 m/s", "Time Instant: 7.20 s <br> Stirring Angle: -7.89°<br> Speed: 10.33 m/s", "Time Instant: 7.30 s <br> Stirring Angle: 12.49°<br> Speed: 10.42 m/s", "Time Instant: 7.40 s <br> Stirring Angle: -8.36°<br> Speed: 10.41 m/s", "Time Instant: 7.50 s <br> Stirring Angle: 1.04°<br> Speed: 10.48 m/s", "Time Instant: 7.60 s <br> Stirring Angle: 30.00°<br> Speed: 10.78 m/s", "Time Instant: 7.70 s <br> Stirring Angle: -30.00°<br> Speed: 10.58 m/s", "Time Instant: 7.80 s <br> Stirring Angle: -30.00°<br> Speed: 10.39 m/s", "Time Instant: 7.90 s <br> Stirring Angle: -28.23°<br> Speed: 10.21 m/s", "Time Instant: 8.00 s <br> Stirring Angle: -18.42°<br> Speed: 10.05 m/s", "Time Instant: 8.10 s <br> Stirring Angle: -9.07°<br> Speed: 9.95 m/s", "Time Instant: 8.20 s <br> Stirring Angle: 13.69°<br> Speed: 10.05 m/s", "Time Instant: 8.30 s <br> Stirring Angle: -11.58°<br> Speed: 10.04 m/s", "Time Instant: 8.40 s <br> Stirring Angle: -5.58°<br> Speed: 10.08 m/s", "Time Instant: 8.50 s <br> Stirring Angle: 6.58°<br> Speed: 10.24 m/s", "Time Instant: 8.60 s <br> Stirring Angle: -7.17°<br> Speed: 10.37 m/s", "Time Instant: 8.70 s <br> Stirring Angle: -15.66°<br> Speed: 10.47 m/s", "Time Instant: 8.80 s <br> Stirring Angle: -30.00°<br> Speed: 10.39 m/s", "Time Instant: 8.90 s <br> Stirring Angle: -29.79°<br> Speed: 10.22 m/s", "Time Instant: 9.00 s <br> Stirring Angle: -19.58°<br> Speed: 10.06 m/s", "Time Instant: 9.10 s <br> Stirring Angle: -11.71°<br> Speed: 9.94 m/s", "Time Instant: 9.20 s <br> Stirring Angle: 6.61°<br> Speed: 9.99 m/s", "Time Instant: 9.30 s <br> Stirring Angle: 12.89°<br> Speed: 10.14 m/s", "Time Instant: 9.40 s <br> Stirring Angle: -18.55°<br> Speed: 10.14 m/s", "Time Instant: 9.50 s <br> Stirring Angle: -24.80°<br> Speed: 10.04 m/s", "Time Instant: 9.60 s <br> Stirring Angle: -20.28°<br> Speed: 9.90 m/s", "Time Instant: 9.70 s <br> Stirring Angle: -13.67°<br> Speed: 9.79 m/s", "Time Instant: 9.80 s <br> Stirring Angle: 1.23°<br> Speed: 9.81 m/s", "Time Instant: 9.90 s <br> Stirring Angle: 30.00°<br> Speed: 10.11 m/s", "Time Instant: 10.00 s <br> Stirring Angle: -30.00°<br> Speed: 9.97 m/s"], "type": "scatter", "x": [50.0, 50.0, 50.03, 50.09, 50.17, 50.29, 50.43, 50.6, 50.8, 51.02, 51.27, 51.54, 51.84, 52.15, 52.49, 52.86, 53.28, 53.76, 54.27, 54.8, 55.36, 55.94, 56.54, 57.14, 57.74, 58.36, 59.01, 59.61, 60.34, 61.07, 61.81, 62.56, 63.26, 64.04, 64.83, 65.62, 66.42, 67.23, 68.04, 68.9, 69.76, 70.61, 71.51, 72.38, 73.3, 74.21, 75.12, 76.07, 77.02, 77.98, 78.96, 79.94, 80.96, 81.96, 82.98, 84.01, 85.0, 86.08, 87.13, 88.17, 89.22, 90.24, 91.33, 92.4, 93.48, 94.53, 95.62, 96.69, 97.75, 98.78, 99.84, 100.9, 101.9, 102.9, 104.0, 105.0, 106.0, 107.0, 108.0, 108.9, 109.8, 110.6, 111.6, 112.4, 113.3, 114.2, 115.1, 115.9, 116.6, 117.2, 117.8, 118.4, 119.1, 119.8, 120.3, 120.8, 121.2, 121.5, 122.0, 122.7, 122.9], "y": [5.0, 5.0, 4.992, 4.975, 4.949, 4.913, 4.867, 4.809, 4.736, 4.649, 4.543, 4.418, 4.27, 4.097, 3.897, 3.711, 3.531, 3.501, 3.497, 3.522, 3.583, 3.682, 3.824, 4.012, 4.247, 4.499, 4.685, 5.029, 5.07, 5.087, 5.092, 5.109, 5.388, 5.34, 5.297, 5.242, 5.149, 5.106, 4.895, 4.901, 4.897, 5.1, 5.091, 4.867, 4.879, 4.878, 5.113, 5.104, 5.087, 5.047, 5.014, 4.834, 4.844, 4.865, 4.891, 4.91, 5.206, 5.161, 5.121, 5.1, 5.089, 4.789, 4.726, 4.754, 4.722, 4.982, 4.829, 4.675, 4.581, 4.794, 4.546, 4.297, 4.076, 4.012, 3.804, 3.649, 3.782, 3.444, 2.995, 2.463, 1.932, 1.424, 1.073, 0.5606, 0.05888, -0.3671, -0.8882, -1.504, -2.28, -3.125, -3.963, -4.787, -5.528, -6.217, -7.067, -7.982, -8.907, -9.823, -10.69, -11.41, -12.38]}, {"hoverinfo": "text+x+y", "line": {"width": 2}, "marker": {"cmax": 30.0, "cmin": -30.0, "color": [0.0, -26.21, -30.0, -30.0, -30.0, -30.0, -30.0, -30.0, -30.0, -30.0, -30.0, -30.0, -30.0, -30.0, -30.0, -17.28, -9.411, 30.0, 30.0, 30.0, 30.0, 30.0, 30.0, 30.0, 30.0, 24.58, 6.224, 30.0, -27.78, -23.8, -19.01, -11.92, 30.0, -26.2, -17.88, -14.02, -14.91, -2.949, -24.26, 13.08, 7.216, 30.0, -6.892, -30.0, 9.486, 4.523, 30.0, -9.882, -7.172, -7.062, -3.537, -18.6, 10.44, 7.354, 5.02, 2.077, 30.0, -18.39, -10.29, -3.998, -1.191, -30.0, 7.401, 13.59, 1.485, 30.0, -24.19, -14.41, -2.183, 30.0, -28.95, -17.76, -7.89, 12.49, -8.359, 1.039, 30.0, -30.0, -30.0, -28.23, -18.42, -9.07, 13.69, -11.58, -5.577, 6.579, -7.168, -15.66, -30.0, -29.79, -19.58, -11.71, 6.614, 12.89, -18.55, -24.8, -20.28, -13.67, 1.229, 30.0, -30.0], "colorbar": {"len": 0.5, "ticks": "outside", "title": {"font": {"size": 13}, "side": "bottom", "text": "Stirring<br>Angle (deg)"}, "x": 1.25, "y": 0.3, "yanchor": "middle"}, "colorscale": [[0, "#440154"], [0.1111, "#482878"], [0.2222, "#3e4989"], [0.3333, "#31688e"], [0.4444, "#26828e"], [0.5556, "#1f9e89"], [0.6667, "#35b779"], [0.7778, "#6ece58"], [0.8889, "#b5de2b"], [1, "#fde725"]], "showscale": true, "size": 5}, "mode": "lines+markers", "name": "Vehicle Stirring<br>Angle Profile", "text": ["Time Instant: 0.00 s <br> Stirring Angle: 0.00°<br> Speed: 0.00 m/s", "Time Instant: 0.10 s <br> Stirring Angle: -26.21°<br> Speed: 0.30 m/s", "Time Instant: 0.20 s <br> Stirring Angle: -30.00°<br> Speed: 0.60 m/s", "Time Instant: 0.30 s <br> Stirring Angle: -30.00°<br> Speed: 0.90 m/s", "Time Instant: 0.40 s <br> Stirring Angle: -30.00°<br> Speed: 1.20 m/s", "Time Instant: 0.50 s <br> Stirring Angle: -30.00°<br> Speed: 1.50 m/s", "Time Instant: 0.60 s <br> Stirring Angle: -30.00°<br> Speed: 1.80 m/s", "Time Instant: 0.70 s <br> Stirring Angle: -30.00°<br> Speed: 2.10 m/s", "Time Instant: 0.80 s <br> Stirring Angle: -30.00°<br> Speed: 2.40 m/s", "Time Instant: 0.90 s <br> Stirring Angle: -30.00°<br> Speed: 2.70 m/s", "Time Instant: 1.00 s <br> Stirring Angle: -30.00°<br> Speed: 3.00 m/s", "Time Instant: 1.10 s <br> Stirring Angle: -30.00°<br> Speed: 3.30 m/s", "Time Instant: 1.20 s <br> Stirring Angle: -30.00°<br> Speed: 3.60 m/s", "Time Instant: 1.30 s <br> Stirring Angle: -30.00°<br> Speed: 3.90 m/s", "Time Instant: 1.40 s <br> Stirring Angle: -30.00°<br> Speed: 4.20 m/s", "Time Instant: 1.50 s <br> Stirring Angle: -17.28°<br> Speed: 4.50 m/s", "Time Instant: 1.60 s <br> Stirring Angle: -9.41°<br> Speed: 4.80 m/s", "Time Instant: 1.70 s <br> Stirring Angle: 30.00°<br> Speed: 5.10 m/s", "Time Instant: 1.80 s <br> Stirring Angle: 30.00°<br> Speed: 5.38 m/s", "Time Instant: 1.90 s <br> Stirring Angle: 30.00°<br> Speed: 5.64 m/s", "Time Instant: 2.00 s <br> Stirring Angle: 30.00°<br> Speed: 5.88 m/s", "Time Instant: 2.10 s <br> Stirring Angle: 30.00°<br> Speed: 6.10 m/s", "Time Instant: 2.20 s <br> Stirring Angle: 30.00°<br> Speed: 6.30 m/s", "Time Instant: 2.30 s <br> Stirring Angle: 30.00°<br> Speed: 6.48 m/s", "Time Instant: 2.40 s <br> Stirring Angle: 30.00°<br> Speed: 6.65 m/s", "Time Instant: 2.50 s <br> Stirring Angle: 24.58°<br> Speed: 6.80 m/s", "Time Instant: 2.60 s <br> Stirring Angle: 6.22°<br> Speed: 6.93 m/s", "Time Instant: 2.70 s <br> Stirring Angle: 30.00°<br> Speed: 7.23 m/s", "Time Instant: 2.80 s <br> Stirring Angle: -27.78°<br> Speed: 7.32 m/s", "Time Instant: 2.90 s <br> Stirring Angle: -23.80°<br> Speed: 7.40 m/s", "Time Instant: 3.00 s <br> Stirring Angle: -19.01°<br> Speed: 7.48 m/s", "Time Instant: 3.10 s <br> Stirring Angle: -11.92°<br> Speed: 7.58 m/s", "Time Instant: 3.20 s <br> Stirring Angle: 30.00°<br> Speed: 7.84 m/s", "Time Instant: 3.30 s <br> Stirring Angle: -26.20°<br> Speed: 7.88 m/s", "Time Instant: 3.40 s <br> Stirring Angle: -17.88°<br> Speed: 7.92 m/s", "Time Instant: 3.50 s <br> Stirring Angle: -14.02°<br> Speed: 8.02 m/s", "Time Instant: 3.60 s <br> Stirring Angle: -14.91°<br> Speed: 8.19 m/s", "Time Instant: 3.70 s <br> Stirring Angle: -2.95°<br> Speed: 8.32 m/s", "Time Instant: 3.80 s <br> Stirring Angle: -24.26°<br> Speed: 8.62 m/s", "Time Instant: 3.90 s <br> Stirring Angle: 13.08°<br> Speed: 8.61 m/s", "Time Instant: 4.00 s <br> Stirring Angle: 7.22°<br> Speed: 8.74 m/s", "Time Instant: 4.10 s <br> Stirring Angle: 30.00°<br> Speed: 9.00 m/s", "Time Instant: 4.20 s <br> Stirring Angle: -6.89°<br> Speed: 8.96 m/s", "Time Instant: 4.30 s <br> Stirring Angle: -30.00°<br> Speed: 9.20 m/s", "Time Instant: 4.40 s <br> Stirring Angle: 9.49°<br> Speed: 9.14 m/s", "Time Instant: 4.50 s <br> Stirring Angle: 4.52°<br> Speed: 9.31 m/s", "Time Instant: 4.60 s <br> Stirring Angle: 30.00°<br> Speed: 9.58 m/s", "Time Instant: 4.70 s <br> Stirring Angle: -9.88°<br> Speed: 9.49 m/s", "Time Instant: 4.80 s <br> Stirring Angle: -7.17°<br> Speed: 9.61 m/s", "Time Instant: 4.90 s <br> Stirring Angle: -7.06°<br> Speed: 9.79 m/s", "Time Instant: 5.00 s <br> Stirring Angle: -3.54°<br> Speed: 9.95 m/s", "Time Instant: 5.10 s <br> Stirring Angle: -18.60°<br> Speed: 10.18 m/s", "Time Instant: 5.20 s <br> Stirring Angle: 10.44°<br> Speed: 10.09 m/s", "Time Instant: 5.30 s <br> Stirring Angle: 7.35°<br> Speed: 10.15 m/s", "Time Instant: 5.40 s <br> Stirring Angle: 5.02°<br> Speed: 10.27 m/s", "Time Instant: 5.50 s <br> Stirring Angle: 2.08°<br> Speed: 10.43 m/s", "Time Instant: 5.60 s <br> Stirring Angle: 30.00°<br> Speed: 10.73 m/s", "Time Instant: 5.70 s <br> Stirring Angle: -18.39°<br> Speed: 10.55 m/s", "Time Instant: 5.80 s <br> Stirring Angle: -10.29°<br> Speed: 10.43 m/s", "Time Instant: 5.90 s <br> Stirring Angle: -4.00°<br> Speed: 10.47 m/s", "Time Instant: 6.00 s <br> Stirring Angle: -1.19°<br> Speed: 10.63 m/s", "Time Instant: 6.10 s <br> Stirring Angle: -30.00°<br> Speed: 10.93 m/s", "Time Instant: 6.20 s <br> Stirring Angle: 7.40°<br> Speed: 10.73 m/s", "Time Instant: 6.30 s <br> Stirring Angle: 13.59°<br> Speed: 10.80 m/s", "Time Instant: 6.40 s <br> Stirring Angle: 1.49°<br> Speed: 10.74 m/s", "Time Instant: 6.50 s <br> Stirring Angle: 30.00°<br> Speed: 11.04 m/s", "Time Instant: 6.60 s <br> Stirring Angle: -24.19°<br> Speed: 10.82 m/s", "Time Instant: 6.70 s <br> Stirring Angle: -14.41°<br> Speed: 10.62 m/s", "Time Instant: 6.80 s <br> Stirring Angle: -2.18°<br> Speed: 10.56 m/s", "Time Instant: 6.90 s <br> Stirring Angle: 30.00°<br> Speed: 10.86 m/s", "Time Instant: 7.00 s <br> Stirring Angle: -28.95°<br> Speed: 10.65 m/s", "Time Instant: 7.10 s <br> Stirring Angle: -17.76°<br> Speed: 10.45 m/s", "Time Instant: 7.20 s <br> Stirring Angle: -7.89°<br> Speed: 10.33 m/s", "Time Instant: 7.30 s <br> Stirring Angle: 12.49°<br> Speed: 10.42 m/s", "Time Instant: 7.40 s <br> Stirring Angle: -8.36°<br> Speed: 10.41 m/s", "Time Instant: 7.50 s <br> Stirring Angle: 1.04°<br> Speed: 10.48 m/s", "Time Instant: 7.60 s <br> Stirring Angle: 30.00°<br> Speed: 10.78 m/s", "Time Instant: 7.70 s <br> Stirring Angle: -30.00°<br> Speed: 10.58 m/s", "Time Instant: 7.80 s <br> Stirring Angle: -30.00°<br> Speed: 10.39 m/s", "Time Instant: 7.90 s <br> Stirring Angle: -28.23°<br> Speed: 10.21 m/s", "Time Instant: 8.00 s <br> Stirring Angle: -18.42°<br> Speed: 10.05 m/s", "Time Instant: 8.10 s <br> Stirring Angle: -9.07°<br> Speed: 9.95 m/s", "Time Instant: 8.20 s <br> Stirring Angle: 13.69°<br> Speed: 10.05 m/s", "Time Instant: 8.30 s <br> Stirring Angle: -11.58°<br> Speed: 10.04 m/s", "Time Instant: 8.40 s <br> Stirring Angle: -5.58°<br> Speed: 10.08 m/s", "Time Instant: 8.50 s <br> Stirring Angle: 6.58°<br> Speed: 10.24 m/s", "Time Instant: 8.60 s <br> Stirring Angle: -7.17°<br> Speed: 10.37 m/s", "Time Instant: 8.70 s <br> Stirring Angle: -15.66°<br> Speed: 10.47 m/s", "Time Instant: 8.80 s <br> Stirring Angle: -30.00°<br> Speed: 10.39 m/s", "Time Instant: 8.90 s <br> Stirring Angle: -29.79°<br> Speed: 10.22 m/s", "Time Instant: 9.00 s <br> Stirring Angle: -19.58°<br> Speed: 10.06 m/s", "Time Instant: 9.10 s <br> Stirring Angle: -11.71°<br> Speed: 9.94 m/s", "Time Instant: 9.20 s <br> Stirring Angle: 6.61°<br> Speed: 9.99 m/s", "Time Instant: 9.30 s <br> Stirring Angle: 12.89°<br> Speed: 10.14 m/s", "Time Instant: 9.40 s <br> Stirring Angle: -18.55°<br> Speed: 10.14 m/s", "Time Instant: 9.50 s <br> Stirring Angle: -24.80°<br> Speed: 10.04 m/s", "Time Instant: 9.60 s <br> Stirring Angle: -20.28°<br> Speed: 9.90 m/s", "Time Instant: 9.70 s <br> Stirring Angle: -13.67°<br> Speed: 9.79 m/s", "Time Instant: 9.80 s <br> Stirring Angle: 1.23°<br> Speed: 9.81 m/s", "Time Instant: 9.90 s <br> Stirring Angle: 30.00°<br> Speed: 10.11 m/s", "Time Instant: 10.00 s <br> Stirring Angle: -30.00°<br> Speed: 9.97 m/s"], "type": "scatter", "x": [50.0, 49.17, 49.19, 49.23, 49.3, 49.38, 49.48, 49.59, 49.73, 49.88, 50.06, 50.24, 50.44, 50.66, 51.06, 51.6, 52.59, 53.65, 54.32, 55.04, 55.78, 56.55, 57.34, 58.13, 58.86, 59.34, 60.18, 60.45, 60.46, 61.11, 61.85, 63.15, 63.72, 63.87, 64.64, 65.34, 66.16, 66.77, 67.67, 68.9, 70.11, 70.94, 71.12, 72.03, 73.32, 74.6, 75.48, 76.03, 76.93, 77.87, 78.63, 79.68, 81.0, 82.03, 83.04, 84.47, 85.37, 85.96, 87.04, 88.13, 88.77, 89.73, 91.28, 92.4, 93.8, 94.68, 95.2, 96.34, 97.92, 98.73, 99.15, 100.2, 101.5, 102.5, 103.4, 104.9, 105.7, 105.9, 106.6, 107.3, 108.2, 109.3, 110.3, 110.9, 111.9, 112.8, 113.4, 113.9, 114.3, 114.8, 115.4, 116.0, 116.9, 117.5, 117.7, 118.0, 118.4, 118.8, 119.5, 120.0, 120.1], "y": [2.118, 2.118, 2.111, 2.099, 2.08, 2.055, 2.023, 1.982, 1.932, 1.872, 1.8, 1.714, 1.614, 1.496, 1.26, 0.9888, 0.6113, 0.5033, 0.4973, 0.5313, 0.6114, 0.7433, 0.9319, 1.181, 1.462, 1.663, 1.921, 2.148, 2.072, 2.087, 2.093, 2.169, 2.424, 2.345, 2.303, 2.255, 2.16, 2.142, 1.917, 1.901, 1.917, 2.118, 2.116, 1.888, 1.879, 1.903, 2.135, 2.105, 2.088, 2.049, 2.031, 1.844, 1.845, 1.866, 1.892, 1.945, 2.228, 2.163, 2.122, 2.1, 2.122, 1.832, 1.726, 1.754, 1.739, 1.985, 1.858, 1.695, 1.586, 1.794, 1.627, 1.372, 1.105, 1.038, 0.8495, 0.6496, 0.7968, 0.656, 0.3442, -0.1061, -0.6436, -1.283, -1.63, -2.029, -2.602, -3.02, -3.389, -3.727, -4.164, -4.858, -5.683, -6.652, -7.617, -8.13, -8.535, -9.216, -10.06, -11.08, -12.41, -12.9, -13.25]}], "layout": {"height": 500, "legend": {"x": 1.02, "xanchor": "left", "y": 1, "yanchor": "top"}, "showlegend": true, "title": {"text": "Discrete MPC: Speed & Angle Profile Heatmap Across Lap Mission"}, "width": 800, "xaxis": {"title": {"text": "X Coordinate (meters)"}}, "yaxis": {"title": {"text": "Y Coordinate (meters)"}}}}
